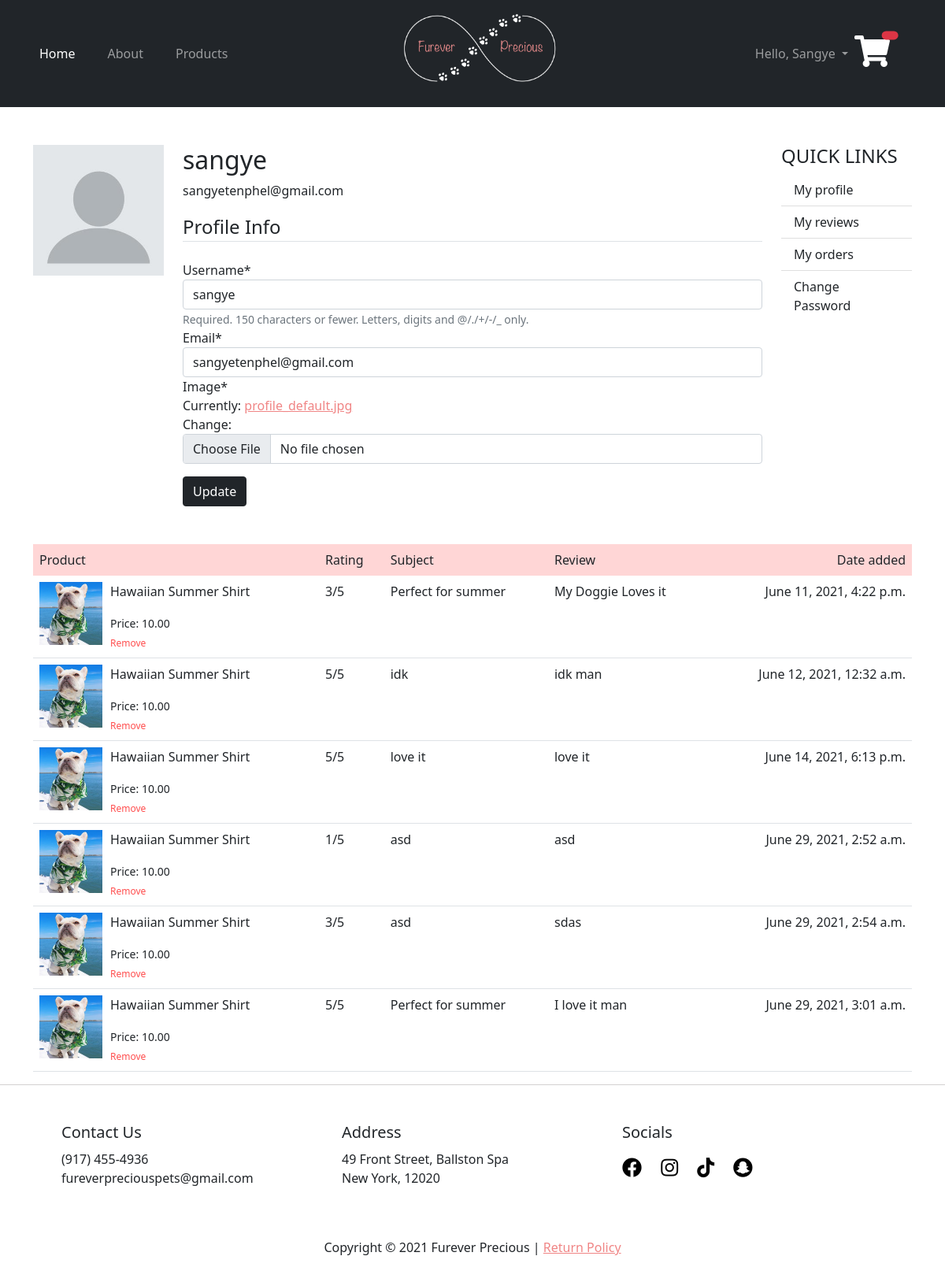
/user/profile/ (signed in), run on an earlier commit of the app's database.
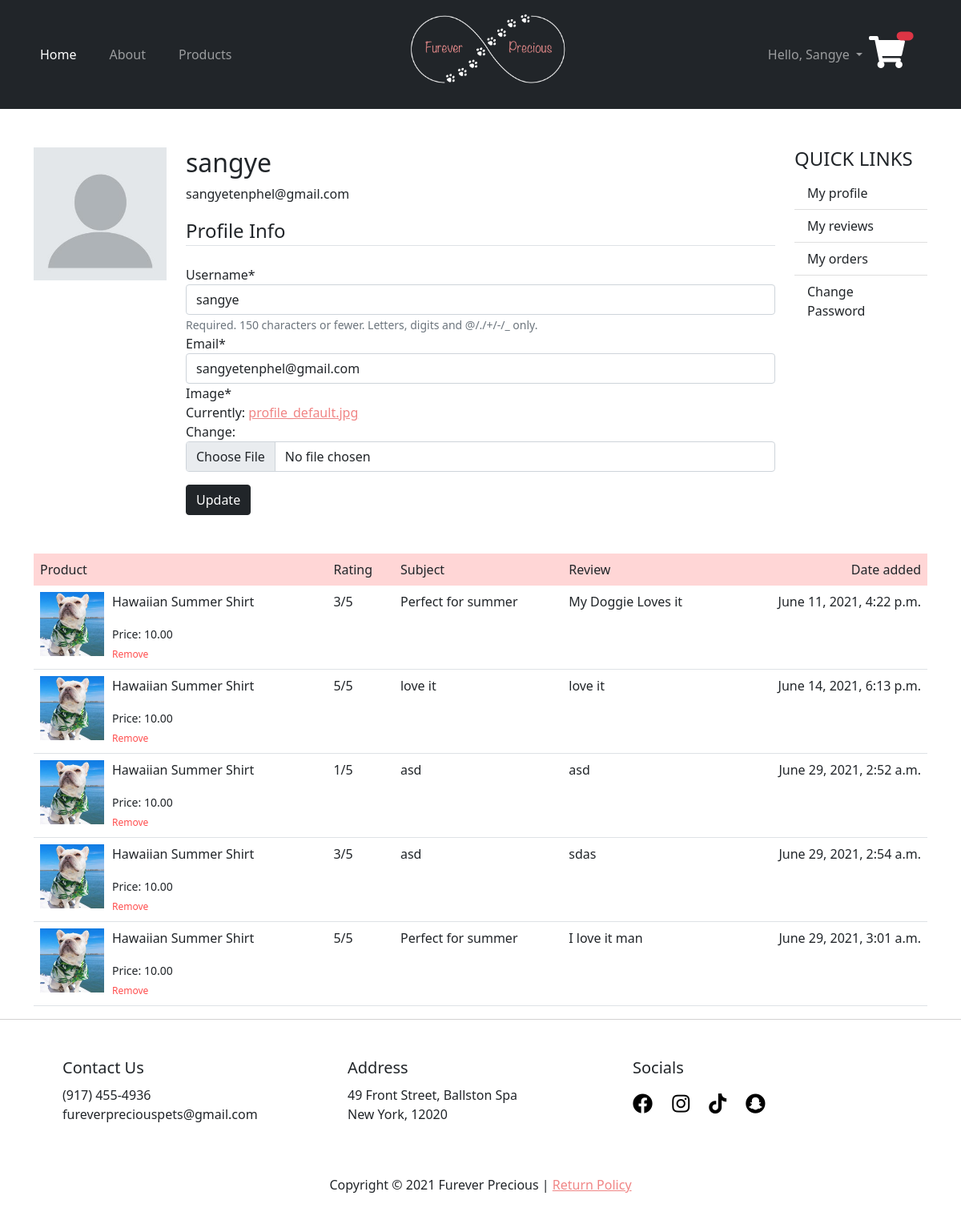
And on a later commit of the database.
### store/models.py (models this page shows, shortened)
class Review(models.Model):
    reviewer = models.ForeignKey(User, on_delete=models.CASCADE)
    product = models.ForeignKey(Product, on_delete=models.CASCADE)
    subject = models.CharField(max_length=150, blank=True)
    review = models.TextField(blank=True)
    rating = models.IntegerField()
    date_added = models.DateTimeField(auto_now=True)

class Product(models.Model):
    VARIANTS = (
        ('None', 'None'),
        ('Size', 'Size'),
        ('Color', 'Color'),
        ('Size-Color', 'Size-Color')
    )
    name = models.CharField(max_length=255)
    price = models.DecimalField(max_digits=6, decimal_places=2)
    keyword = models.CharField(max_length=255)
    date_added = models.DateTimeField(default=timezone.now)
    image = models.ImageField(upload_to='products')
    description = RichTextUploadingField()
    variant = models.CharField(max_length=10, choices=VARIANTS, default='None')
    def image_tag(self):
        return mark_safe(f'<img src="{self.image.url}" height="50">')
    image_tag.short_description = "Product Image"

### users/views.py (the view)
# urls.py: path('profile/', views.user_profile, name='user-profile'),
@login_required
def user_profile(request):
    if request.method == 'POST':
        u_form = UserUpdateForm(request.POST, instance=request.user)
        p_form = ProfileUpdateForm(request.POST, request.FILES, instance=request.user.profile)
        if u_form.is_valid() and p_form.is_valid():
            u_form.save()
            p_form.save()
            messages.success(request, f'Your account has been updated!')
            return redirect('profile')
    else:
        u_form = UserUpdateForm(instance=request.user)
        p_form = ProfileUpdateForm(instance=request.user.profile)
    reviews = Review.objects.filter(reviewer=request.user)
    context = {
        'u_form': u_form,
        'p_form': p_form,
        'reviews': reviews,
    }
    return render(request, 'users/profile.html', context)

### users/forms.py
class UserUpdateForm(forms.ModelForm):
    email = forms.EmailField()
    class Meta:
        model = User
        fields = ['username', 'email']

class ProfileUpdateForm(forms.ModelForm):
    class Meta:
        model = Profile
        fields = ['image']
        widgets = {
            'image': forms.ClearableFileInput(attrs={'class': 'form-control mb-3'})
        }

### users/templates/users/profile.html (shortened to what this page needs)
{% extends 'store/base.html' %}
{% load static %}
{% load crispy_forms_tags %}
{% block content %}
<div class="container mt-5">
    <div class="row">
        <div class="col-2">
            <img class="img-fluid" src="{{ user.profile.image.url }}" alt="">
        </div>
        <div class="col">
            <h2>{{ user.username }}</h2>
            <p>{{ user.email }}</p>
            <form action="" method="POST" enctype="multipart/form-data">
                <fieldset class="form-group">
                    <legend class="border-bottom mb-4">Profile Info</legend>
                    {{ u_form|crispy }}
                    {{ p_form|crispy }}
                </fieldset>
                <button class="btn btn-dark" type="submit">Update</button>
            </form>
        </div>
        <div class="col-2 list-group-flush">
            <h4 class="fw-normal">QUICK LINKS</h4>
            <a href="" class="list-group-item list-group-item-action">My profile</a>
            <a href="#my-comments" class="list-group-item list-group-item-action">My reviews</a>
            <a href="" class="list-group-item list-group-item-action">My orders</a>
            <a href="{% url 'change-password' %}" class="list-group-item list-group-item-action">Change Password</a>
        </div>
        <div class="table-responsive" id="my-reviews">
            {% if reviews %}
                <table class="table mt-5">
                    <thead>
                        <tr>
                            <th>Product</th>
                            <th>Rating</th>
                            <th>Subject</th>
                            <th>Review</th>
                            <th>Date added</th>
                        </tr>
                    </thead>
                    <tbody>
                        {% for review in reviews %}
                            <tr>
                                <td>
                                    <div class="cart-info">
                                        <img src="{{ review.product.image.url }}" alt="">
                                        <div>
                                            <p>{{ review.product.name }}</p>
                                            <small>Price: {{ review.product.price }}</small>
                                            <br>
                                            <a href="{% url 'user-review-delete' review.id %}" onclick="return confirm('Delete review for {{ review.product.name }}?');">Remove</a>
                                        </div>
                                    </div>
                                </td>
                                <td>{{ review.rating }}/5</td>
                                <td>{{ review.subject }}</td>
                                <td>{{ review.review }}</td>
                                <td>{{ review.date_added }}</td>
                            </tr>
                        {% endfor %}
                    </tbody>
                </table>
            {% else %}
                <div class="p-5 text-center">
                    <h2>My reviews</h2>
                    <p>Your haven't reviewed any products yet.</p>
                    <a href="{% url 'products' %}" class="link">Continue shopping</a>
                </div>
            {% endif %}
        </div>
    </div>
</div>
{% endblock content %}

What changed in the data, as far as the page shows it:
removed Review: product.image (picture), product.name "Hawaiian Summer Shirt", product.price "10.00", rating "5", subject "idk", review "idk man", date_added "June 12, 2021, 12:32 a.m."
